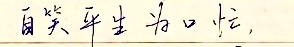
#> input picture tests/fixtures/accuracy_comparison/official_ch_line_1.png, 294 x 47 px
$ python -i image_io.py   (imports and definitions only)
#> lines starting #> are read from the running program, lines starting #| are printed output that depends on the picture
#> further down, picture is the input picture: PIL image 294x47 RGB; mean R, G, B 240.9, 235.4, 214.8
"""Bounded image input for the unified OCR application."""
from __future__ import annotations
import base64
import binascii
import io
import numpy as np
from PIL import Image, ImageOps

MAX_IMAGE_BYTES = 2 * 1024 * 1024
MAX_DIMENSION = 4096
ALLOWED_EXTENSIONS = {"png", "jpg", "jpeg", "webp"}


class ImageValidationError(ValueError):
    pass


def _dimensions(image):
    if not 1 <= image.width <= MAX_DIMENSION or not 1 <= image.height <= MAX_DIMENSION:
        raise ImageValidationError("图片宽高必须在 1 至 4096 像素之间")


# [45 lines left out: functions validate_image_bytes, decode_base64_image, not called in this run]


def prepare_image(image):
    """Use an upright, opaque image with dark ink on a light background."""
    _dimensions(image)
    image = ImageOps.exif_transpose(image)
    if "A" in image.getbands() or "transparency" in image.info:
        rgba = image.convert("RGBA")
        small = rgba.copy()
        small.thumbnail((512, 512))
        alpha = np.asarray(small.getchannel("A"), dtype=np.float32)
        if alpha.max() < 8:
            raise ImageValidationError("画面为空，请先书写或选择图片")
        visible = alpha >= max(8, float(alpha.max()) * 0.25)
        luminance = np.asarray(small.convert("L"), dtype=np.float32)
        ink_light = float(np.average(luminance[visible], weights=alpha[visible]))
        background = 0 if ink_light > 127 else 255
        image = Image.alpha_composite(
            Image.new("RGBA", rgba.size, (background,) * 3 + (255,)), rgba,
        ).convert("RGB")
    else:
        image = image.convert("RGB")
    small = image.convert("L")
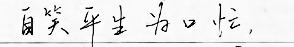
#> small: PIL image 294x47 L; min 1, max 255, mean 234.7
    low, high = small.getextrema()
#> low = 1; high = 255
    if high - low < 8:
        raise ImageValidationError("画面为空白或纯色，请先书写文字")
    small.thumbnail((256, 256))
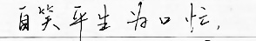
#> small: PIL image 256x41 L; min 0, max 255, mean 234.6
    gray = np.asarray(small)
    border = np.concatenate((gray[0], gray[-1], gray[:, 0], gray[:, -1]))
#> border = 594 values, max 255 at index 459, min 28 at index 462, mean 246.6
    if float(np.median(border)) < 127:
        image = ImageOps.invert(image)
    return image


# [8 lines left out: function make_preview, not called in this run]

>>> from PIL import Image
>>> picture = Image.open('tests/fixtures/accuracy_comparison/official_ch_line_1.png')
>>> result = prepare_image(picture)

$ run again, on tests/fixtures/accuracy_comparison/official_ch_line_2.png
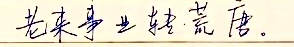
#> input picture tests/fixtures/accuracy_comparison/official_ch_line_2.png, 294 x 47 px
#> picture is the input picture: PIL image 294x47 RGB; mean R, G, B 233.4, 227.1, 208.9
#> in prepare_image, `small = image.convert("L")`:
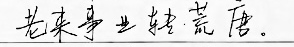
#> small: PIL image 294x47 L; min 0, max 254, mean 226.9
#> low = 0; high = 254
#> in prepare_image, `small.thumbnail((256, 256))`:
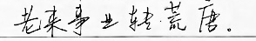
#> small: PIL image 256x41 L; min 0, max 255, mean 226.8
#> border = 594 values, max 253 at index 179, min 39 at index 209, mean 246.5

$ run again, on tests/fixtures/accuracy_comparison/official_ch_line_3.png
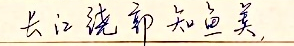
#> input picture tests/fixtures/accuracy_comparison/official_ch_line_3.png, 294 x 46 px
#> picture is the input picture: PIL image 294x46 RGB; mean R, G, B 235, 227.4, 208.4
#> in prepare_image, `small = image.convert("L")`:
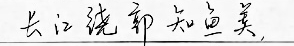
#> small: PIL image 294x46 L; min 1, max 255, mean 227.5
#> low = 1; high = 255
#> in prepare_image, `small.thumbnail((256, 256))`:
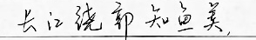
#> small: PIL image 256x40 L; min 0, max 255, mean 227.4
#> border = 592 values, max 255 at index 116, min 80 at index 381, mean 247.8

$ run again, on tests/fixtures/accuracy_comparison/official_ch_line_4.png
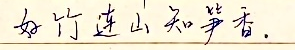
#> input picture tests/fixtures/accuracy_comparison/official_ch_line_4.png, 295 x 50 px
#> picture is the input picture: PIL image 295x50 RGB; mean R, G, B 237.9, 231.1, 211.5
#> in prepare_image, `small = image.convert("L")`:
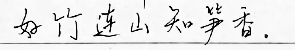
#> small: PIL image 295x50 L; min 1, max 254, mean 230.9
#> low = 1; high = 254
#> in prepare_image, `small.thumbnail((256, 256))`:
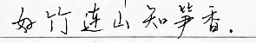
#> small: PIL image 256x43 L; min 0, max 255, mean 230.7
#> border = 598 values, max 254 at index 126, min 38 at index 125, mean 247.7
